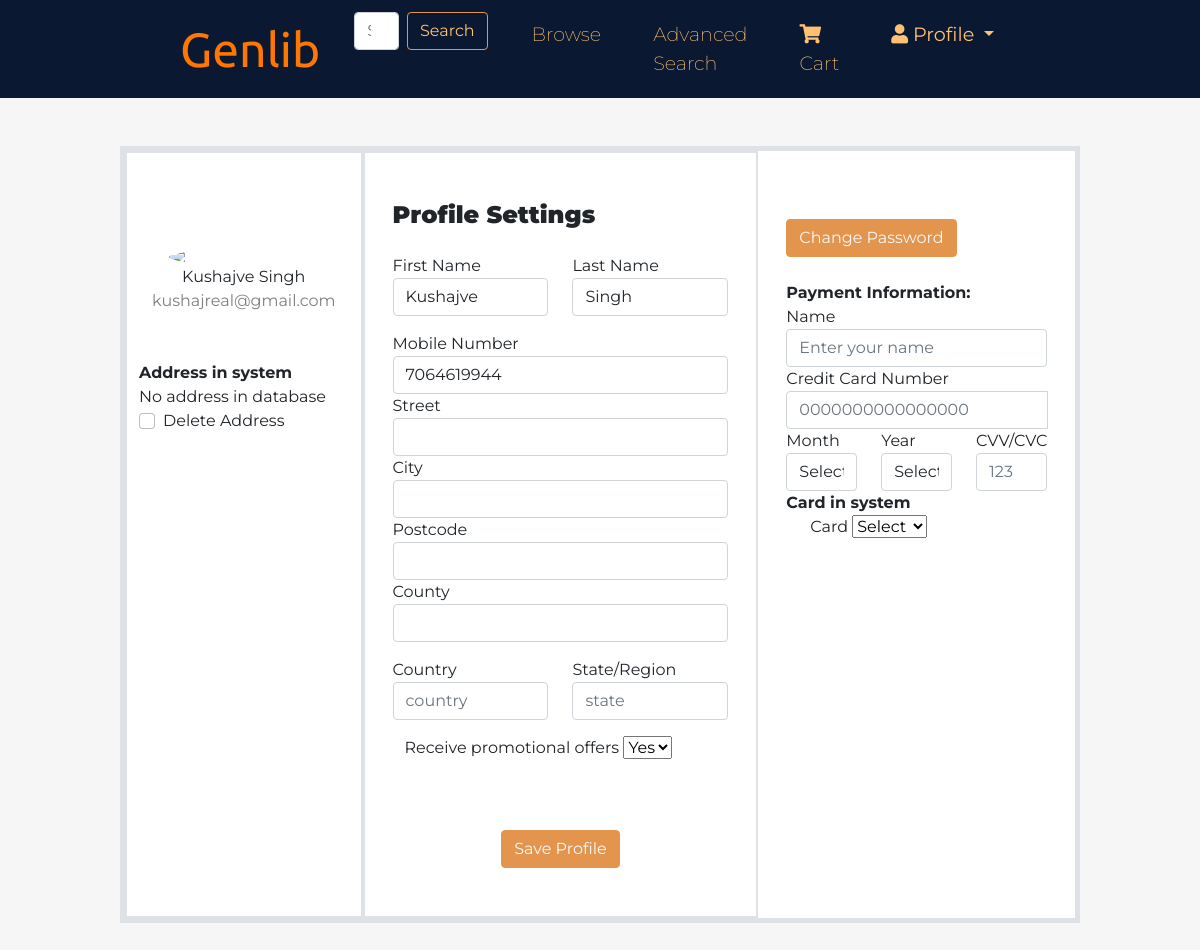
Page /editprofile.html (signed in) on the earlier database version.
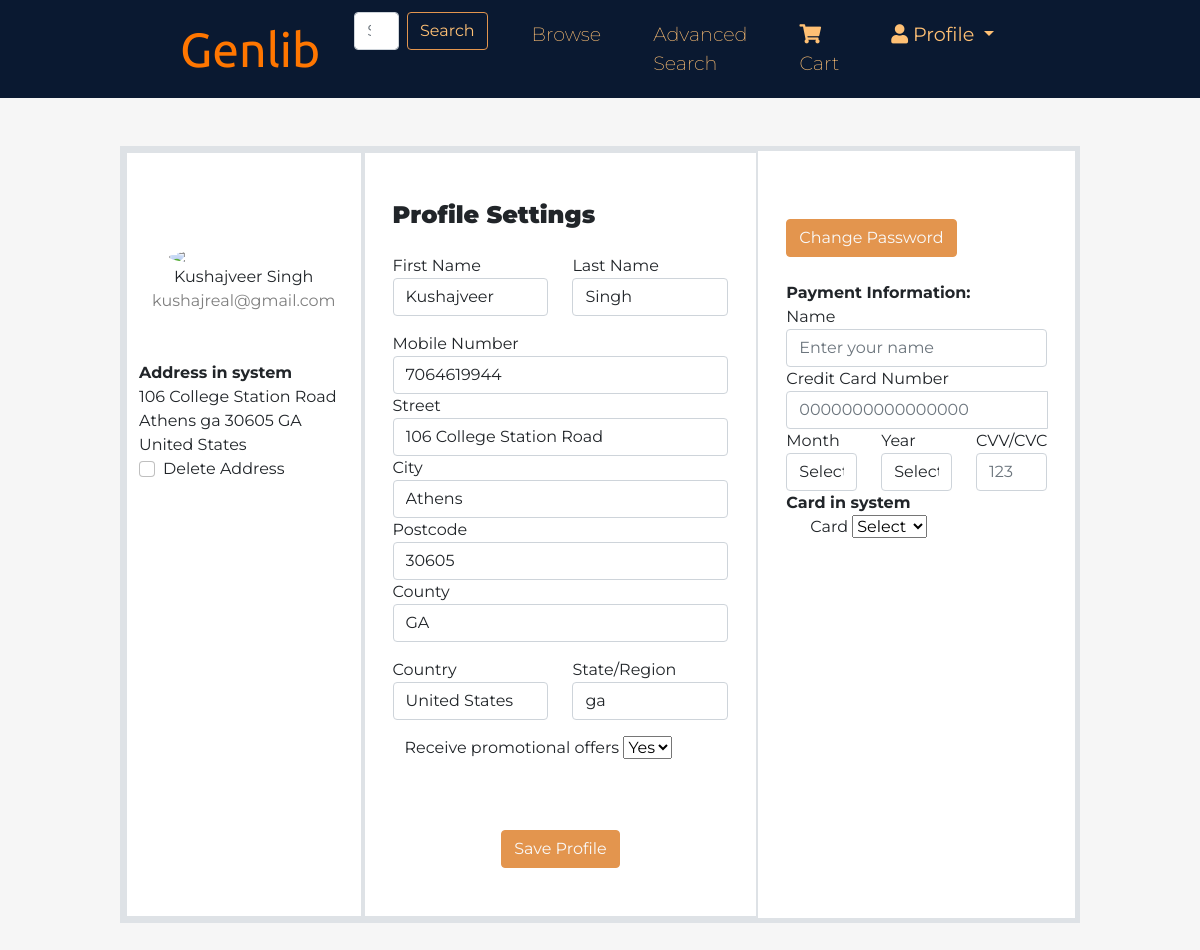
Same page on the later database version.
### bookstore/models.py (models this page shows, shortened)
class User(AbstractBaseUser, PermissionsMixin):
    first_name = models.CharField(max_length=30)
    last_name = models.CharField(max_length=30)
    email = models.EmailField(max_length=50, unique=True, primary_key=True)
    receive_promotions = models.BooleanField(default=False)
    phone = models.CharField(max_length=11, null=True, blank=True)
    street = models.CharField(max_length=100, null=True, blank=True)
    city = models.CharField(max_length=20, null=True, blank=True)
    state = models.CharField(max_length=20, null=True, blank=True)
    zip_code = models.CharField(max_length=5, null=True, blank=True)
    county = models.CharField(max_length=10, null=True, blank=True)
    country = models.CharField(max_length=10, null=True, blank=True)
    card_count = models.IntegerField(default=0)
    card_name1 = encrypt(models.CharField(max_length=100, null=True, blank=True))
    card_num1 = encrypt(models.CharField(max_length=16, null=True, blank=True))
    card_exp1 = encrypt(models.CharField(max_length=5, null=True, blank=True))
    card_cvv1 = encrypt(models.CharField(max_length=3, null=True, blank=True))
    card_four1 = models.CharField(max_length=4, default="", blank=True)
    card_name2 = encrypt(models.CharField(max_length=100, null=True, blank=True))
    card_num2 = encrypt(models.CharField(max_length=16, null=True, blank=True))
    card_exp2 = encrypt(models.CharField(max_length=5, null=True, blank=True))
    card_cvv2 = encrypt(models.CharField(max_length=3, null=True, blank=True))
    card_four2 = models.CharField(max_length=4, default="", blank=True)
    card_name3 = encrypt(models.CharField(max_length=100, null=True, blank=True))
    card_num3 = encrypt(models.CharField(max_length=16, null=True, blank=True))
    card_exp3 = encrypt(models.CharField(max_length=5, null=True, blank=True))
    card_cvv3 = encrypt(models.CharField(max_length=3, null=True, blank=True))
    card_four3 = models.CharField(max_length=4, default="", blank=True)
    is_staff = models.BooleanField(default=False)
    is_active = models.BooleanField(default=False)
    is_suspended = models.BooleanField(default=False)
    objects = UserManager()
    USERNAME_FIELD = 'email'
    REQUIRED_FIELDS = ['first_name', 'last_name', 'password', 'receive_promotions', 'phone']

### bookstore/views.py (the view)
# urls.py: path('editprofile.html', views.edit_profile, name='edit_profile'),
@login_required
def edit_profile(request):
    if request.method == "POST":
        if request.POST['something'] == "not_working":
            return render(request, 'bookstore/editprofile.html')
        changes_made = []
        orig_user = deepcopy(request.user)
        user = request.user
        checks = request.POST.getlist("checks[]")
        if "delete_address" in checks:
            changes_made.append("delete_address")
            user.street = ""
            user.city = ""
            user.state = ""
            user.zip_code = ""
            user.county = ""
            user.country = ""
        else:
            user.street = request.POST['userStreet']
            user.city = request.POST['userCity']
            user.state = request.POST['userState']
            user.zip_code = request.POST['userZip']
            user.county = request.POST['userCounty']
            user.country = request.POST['userCountry']
        if request.POST['receive_promotion'] == "Yes":
            user.receive_promotions = True
        else:
            user.receive_promotions = False
        if user.receive_promotions != orig_user.receive_promotions:
            if user.receive_promotions == True:
                changes_made.append("add_promotion")
            else:
                changes_made.append("remove_promotion")
        user.first_name = request.POST['userFirst_name']
        user.last_name = request.POST['userLast_name']
        user.phone = request.POST['userPhone']
        if user.first_name != orig_user.first_name:
            changes_made.append("first_name")
        if user.last_name != orig_user.last_name:
            changes_made.append("last_name")
        if user.phone != orig_user.phone:
            changes_made.append("phone")
        if user.street != orig_user.street:
            changes_made.append("street")
        if user.city != orig_user.city:
            changes_made.append("city")
        if user.state != orig_user.state:
            changes_made.append("state")
        if user.zip_code != orig_user.zip_code:
            changes_made.append("zip_code")
        if user.county != orig_user.county:
            changes_made.append("county")
        elif user.country != orig_user.country:
            changes_made.append("country")
        if request.POST.get("card_option", "Select") == "Delete":
            if user.card_four == "":
                return render(request, 'bookstore/editprofile.html', {'delete_flag': True})
            changes_made.append("card_delete")
            user.card_name = ""
            user.card_num = ""
            user.card_exp = ""
            user.card_cvv = ""
            user.card_four = ""
        elif request.POST.get("card_option", "Select") == "Save":
            changes_made.append("card_save")
            user.card_name = request.POST["card_name"]
            user.card_num = request.POST["card_num"]
            user.card_exp = f'{request.POST["card_month"]}/{request.POST["card_year"]}'
            user.card_cvv = request.POST["card_cvv"]
            user.card_four = request.POST["card_num"][-4:]
        user.save()
        message = ""
        if "delete_address" in changes_made:
            message += "* Your address has been deleted\n"
        if "add_promotion" in changes_made:
            message += "* You have opted in to receive promotions\n"
        if "remove_promotion" in changes_made:
            message += "* You will no longer receive promotions\n"
        for x in ["first_name", "last_name", "phone"]:
            if x in changes_made:
                message += f"* Your {x} has been updated\n"
        if "delete_address" not in changes_made:
            for x in ["street", "city", "state", "zip_code", "county", "country"]:
                if x in changes_made:
                    message += f"* Your {x} has been updated\n"
        if "card_delete" in changes_made:
            message += f"* Your card ending in {orig_user.card_four} has been removed\n"
        if "card_save" in changes_made:
            message += f"* Card ending in {user.card_four} has been added to your account\n"
        mail_subject = "Changes made to your genlib account"
        mail_message = message
        if mail_message != "":
            EMAIL = EmailMessage(mail_subject, mail_message, to=[user.email])
            EMAIL.send()
        return render(request, 'bookstore/editprofile.html')
    else:
        return render(request, 'bookstore/editprofile.html')

### bookstore/templates/bookstore/editprofile.html (shortened to what the changed rows need)
<!DOCTYPE html>
<html lang="en" dir="ltr">
<head>
  <link href="https://cdn.jsdelivr.net/npm/bootstrap@5.0.1/dist/css/bootstrap.min.css" rel="stylesheet">
  <link rel="stylesheet" href="..\..\static\css\styles.css">
  <link rel="stylesheet" href="https://cdnjs.cloudflare.com/ajax/libs/font-awesome/5.8.2/css/all.min.css" />
</head>
<body>
  <div class="container rounded bg-white mt-5 mb-5">
    <form name="editForm" method="POST">
      <div class="row border border-5">
        <div class="col-md-3 border-end border border-2">
          <div class="d-flex flex-column align-items-center text-center p-3 py-5"><img class="rounded-circle mt-5" width="150px"
              src="https://st3.depositphotos.com/15648834/17930/v/600/depositphotos_179308454-stock-illustration-unknown-person-silhouette-glasses-profile.jpg"><span class="font-weight-bold">{{user.first_name}} {{ user.last_name }}</span><span
              class="text-black-50">{{user.email}}</span>
          </div>
          <div class="d-flex justify-content-between align-items-center"><span><strong>Address in system</strong></span></div>
          <div class="col-md-12">
            {% if user.street != "" %} {{user.street}} {% endif %}
            {% if user.city != "" %} {{user.city}} {% endif %}
            {% if user.state != "" %} {{user.state}} {% endif %}
            {% if user.zip_code != "" %} {{user.zip_code}} {% endif %}
            {% if user.county != "" %} {{user.county}} {% endif %}
            {% if user.country != "" %} {{user.country}} {% endif %}
            {% if user.street == "" %} No address in database {% endif %}
            <div class="form-check">
            </div>
          </div>
        </div>
        <div class="col-md-5 border-end border border-2" id="trialerror">
          <div class="p-3 py-5">
            <div class="row mt-2">
              <div class="col-md-6"><label class="labels">First Name</label><input type="text" class="form-control" value="{{ request.user.first_name }}" name="userFirst_name"></div>
              <div class="col-md-6"><label class="labels">Last Name</label><input type="text" class="form-control" value="{{ request.user.last_name }}" name="userLast_name"></div>
            </div>
            <div class="row mt-3">
              <div class="col-md-12"><label class="labels">Mobile Number</label><input type="text" class="form-control" value="{{ request.user.phone }}" name="userPhone"></div>
              <div class="col-md-12"><label class="labels">Street</label><input type="text" class="form-control" value="{{ request.user.street }}" name="userStreet"></div>
              <div class="col-md-12"><label class="labels">City</label><input type="text" class="form-control" value="{{ request.user.city }}" name="userCity"></div>
              <div class="col-md-12"><label class="labels">Postcode</label><input type="text" class="form-control" value="{{ request.user.zip_code }}" name="userZip"></div>
              <div class="col-md-12"><label class="labels">County</label><input type="text" class="form-control" value="{{ request.user.county }}" name="userCounty"></div>
            </div>
            <div class="row mt-3">
              <div class="col-md-6"><label class="labels">Country</label><input type="text" class="form-control" placeholder="country" value="{{ request.user.country }}" name="userCountry"></div>
              <div class="col-md-6"><label class="labels">State/Region</label><input type="text" class="form-control" value="{{ request.user.state }}" placeholder="state" name="userState"></div>
            </div>
            <div class="row mt-3">
              <div class="form-check">
                <div class="form-group col-sm-12" style="margin-top:0em;" for="flexCheckDefault">
                  <label for="promotion">Receive promotional offers</label>
                  <select id="promotion" name="receive_promotion">
                    {% if request.user.receive_promotions == True%}
                    <option>Yes</option>
                    {% else %}
                    <option>No</option>
                    <option>Yes</option>
                    {% endif %}
                  </select>
                </div>
              </div>
            </div>
          </div>
        </div>
      </div>
    </form>
  </div>
</body>
</html>

Differences in the rows shown:
changed User "Singh": first_name "Kushajve" → "Kushajveer"; street (not shown) → "106 College Station Road"; city (not shown) → "Athens"; state (not shown) → "ga"; zip_code (not shown) → "30605"; county (not shown) → "GA"; country (not shown) → "United States"; userFirst_name "Kushajve" → "Kushajveer"; userStreet (not shown) → "106 College Station Road"; userCity (not shown) → "Athens"; userZip (not shown) → "30605"; userCounty (not shown) → "GA"; userCountry (not shown) → "United States"; userState (not shown) → "ga"
Other differences:
text no longer shown: "No address in database"
